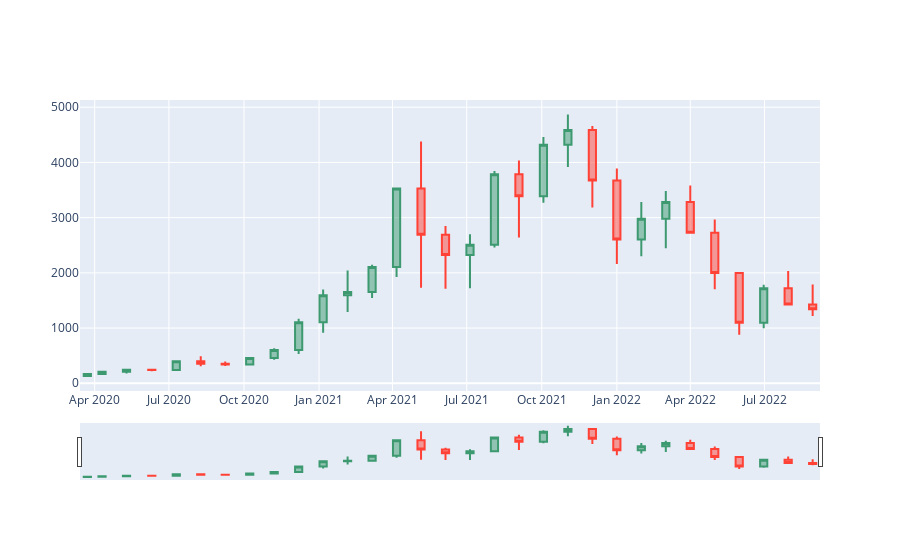

Notebook source saved alongside this figure:
### Code cell
from asyncio.base_futures import _FINISHED
from turtle import title
import streamlit as st
import datetime
import requests
import pandas as pd
from client import FtxClient
#import mplfinance as mpf
import plotly.express as px
import plotly.graph_objects as go

st.write("""
# FTX Market Trading app
""")
st.write("""
## 1. ETH/US
""")

api_url = 'https://ftx.us/api'
api = '/markets'
url = api_url+api
markets = requests.get(url).json()

# Historical data Etherium
market_name = 'ETH/USD' # Select cryto currency
resolution = 60*60*24*30 # Save time seconds
start = datetime.datetime(2022,8,1).timestamp()
#start = datetime.datetime(2022,1,1)
#finish = datetime.datetime(2022,2,1)

path = f'/markets/{market_name}/candles?resolution={resolution}&start={start}'
url = api_url + path
res = requests.get(url).json()
df = pd.DataFrame(res['result'])
df['date'] = pd.to_datetime(df['startTime'])

df = df.drop(columns=['startTime', 'time'])

fig = go.Figure(data=[go.Candlestick(x=df['date'],
                open=df['open'],
                high=df['high'],
                low=df['low'],
                close=df['close'])])
fig.show()
# Plot!
st.plotly_chart(fig, use_container_width=True,title='Hola')

### Figure 1 — Plotly figure (JSON) as saved in the notebook; plotly's stock layout.template omitted (floating-point values rounded to 4 significant figures)
{"data": [{"close": [169.7, 209.9, 243.9, 242, 397.3, 353.6, 341.7, 456.2, 603.9, 1104.0, 1595.0, 1652.0, 2107.0, 3528.0, 2690.0, 2324.0, 2508, 3787.0, 3390.0, 4323.0, 4586.0, 3674.0, 2604.0, 2978.0, 3282.0, 2728.0, 1998.0, 1099.0, 1722.0, 1426.0, 1343.0], "high": [176.3, 227.4, 253.9, 251.0, 416.0, 488.9, 394.2, 458.9, 636.8, 1170.0, 1698.0, 2042.0, 2148.0, 3548.0, 4379, 2848, 2700.0, 3846.0, 4036.0, 4461.0, 4867.0, 4661.0, 3892.0, 3285.0, 3483.0, 3581.0, 2966, 2014.0, 1785, 2032.0, 1790], "low": [123.8, 148.4, 176.2, 215.8, 229.9, 309.2, 313.1, 334.3, 424.3, 530.3, 915, 1291.0, 1543.0, 1924.0, 1729.0, 1710, 1720.0, 2458.0, 2642.0, 3269.0, 3916.0, 3184, 2160.0, 2301.0, 2446.0, 2714.0, 1702.0, 879.3, 997, 1424.0, 1220.0], "open": [130.4, 169.7, 209.9, 243.9, 242, 397.3, 353.6, 341.7, 456.2, 603.9, 1104.0, 1595.0, 1652.0, 2108.0, 3528.0, 2690.0, 2324.0, 2508, 3787.0, 3390.0, 4323.0, 4586.0, 3674.0, 2604.0, 2978.0, 3282.0, 2728.0, 1998.0, 1099.0, 1722.0, 1426.0], "type": "candlestick", "x": ["2020-03-23T00:00:00+00:00", "2020-04-10T00:00:00+00:00", "2020-05-10T00:00:00+00:00", "2020-06-10T00:00:00+00:00", "2020-07-10T00:00:00+00:00", "2020-08-09T00:00:00+00:00", "2020-09-08T00:00:00+00:00", "2020-10-08T00:00:00+00:00", "2020-11-07T00:00:00+00:00", "2020-12-07T00:00:00+00:00", "2021-01-06T00:00:00+00:00", "2021-02-05T00:00:00+00:00", "2021-03-07T00:00:00+00:00", "2021-04-06T00:00:00+00:00", "2021-05-06T00:00:00+00:00", "2021-06-05T00:00:00+00:00", "2021-07-05T00:00:00+00:00", "2021-08-04T00:00:00+00:00", "2021-09-03T00:00:00+00:00", "2021-10-03T00:00:00+00:00", "2021-11-02T00:00:00+00:00", "2021-12-02T00:00:00+00:00", "2022-01-01T00:00:00+00:00", "2022-01-31T00:00:00+00:00", "2022-03-02T00:00:00+00:00", "2022-04-01T00:00:00+00:00", "2022-05-01T00:00:00+00:00", "2022-05-31T00:00:00+00:00", "2022-06-30T00:00:00+00:00", "2022-07-30T00:00:00+00:00", "2022-08-29T00:00:00+00:00"]}], "layout": {}}
